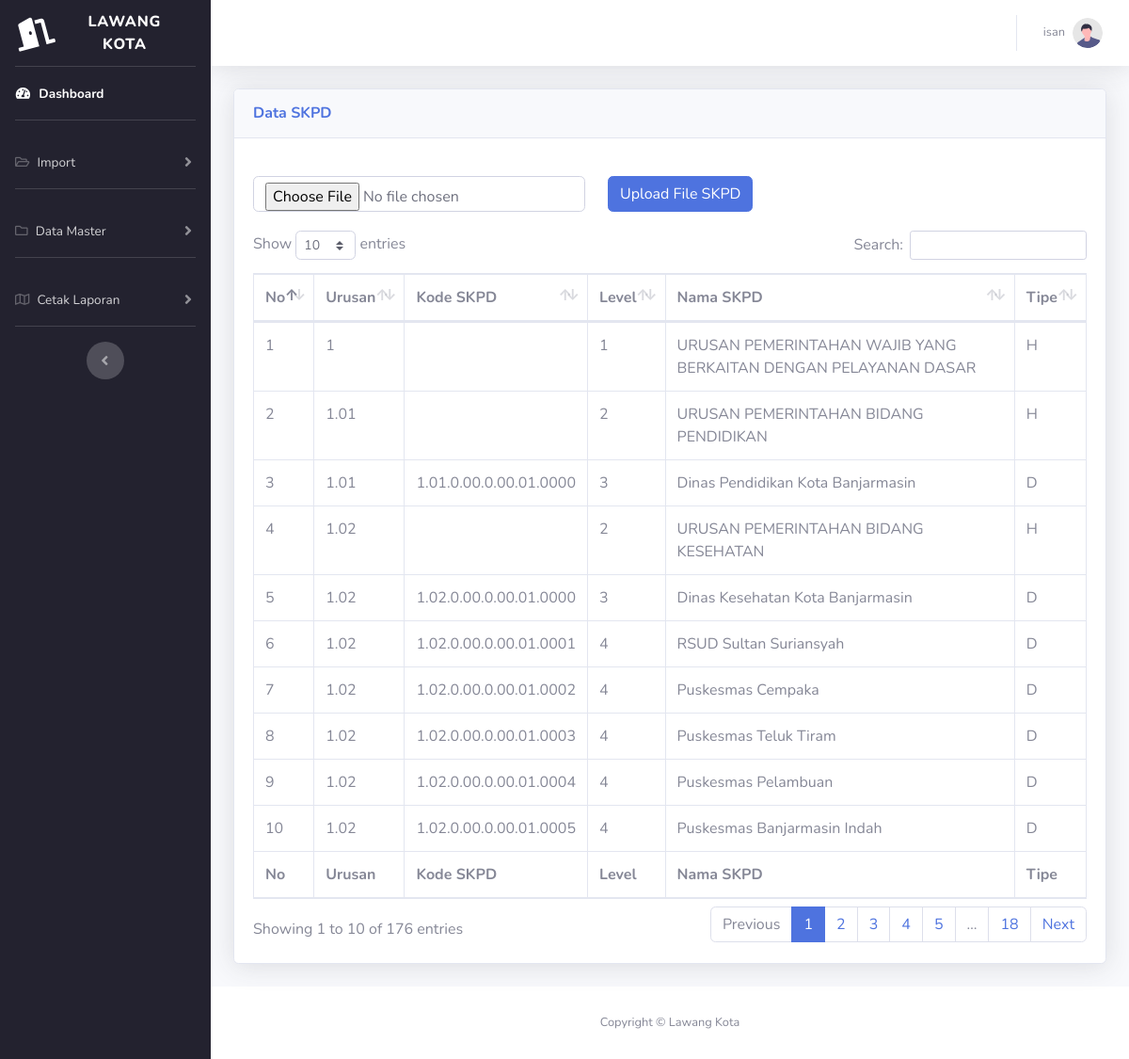
The app's page /skpd.php (signed in) with its own data.
### tables this page shows
CREATE TABLE `skpd` (
  `nomor` int(11) NOT NULL,
  `urusan` varchar(50) NOT NULL,
  `kd_skpd` varchar(50) DEFAULT NULL,
  `lvl` varchar(100) DEFAULT NULL,
  `nm_skpd` varchar(100) DEFAULT NULL,
  `tipe` varchar(10) DEFAULT NULL
);

### skpd.php (the view, shortened to what this page needs)
<!DOCTYPE html>
<html lang="en">
<head>
    <link href="vendor/fontawesome-free/css/all.min.css" rel="stylesheet" type="text/css" />
    <link href="css/sb-admin-2.min.css" rel="stylesheet" />
    <link href="vendor/datatables/dataTables.bootstrap4.min.css" rel="stylesheet" />
</head>
<body id="page-top">
    <div id="wrapper">
        <ul style="background-color:#23222f;" class="navbar-nav sidebar sidebar-dark accordion" id="accordionSidebar">
            <a class="sidebar-brand d-flex align-items-center justify-content-center" href="index.php">
                <div class="sidebar-brand-icon rotate-n-15">
                    <i class="fas fa-door-open"></i>
                </div>
                <div class="sidebar-brand-text mx-3">Lawang Kota<sup></sup></div>
            </a>
            <hr class="sidebar-divider my-0" />
            <li class="nav-item active">
                <a class="nav-link" href="index.html">
                    <i class="fas fa-fw fa-tachometer-alt"></i>
                    <span>Dashboard</span></a>
            </li>
            <hr class="sidebar-divider" />
            <li class="nav-item">
                <a class="nav-link collapsed" href="#" data-toggle="collapse" data-target="#collapseTwo" aria-expanded="true" aria-controls="collapseTwo">
                    <i class="far fa-folder-open"></i>
                    <span>Import</span>
                </a>
            </li>
            <hr class="sidebar-divider" />
            <li class="nav-item">
                <a class="nav-link collapsed" href="#" data-toggle="collapse" data-target="#collapseTwo2" aria-expanded="true" aria-controls="collapseTwo">
                    <i class="far fa-folder"></i>
                    <span>Data Master</span>
                </a>
            </li>
            <hr class="sidebar-divider" />
            <li class="nav-item">
                <a class="nav-link collapsed" href="#" data-toggle="collapse" data-target="#collapseTwo1" aria-expanded="true" aria-controls="collapseTwo">
                    <i class="far fa-map"></i>
                    <span>Cetak Laporan</span>
                </a>
            </li>
            <hr class="sidebar-divider d-none d-md-block" />
            <div class="text-center d-none d-md-inline">
                <button class="rounded-circle border-0" id="sidebarToggle"></button>
            </div>
        </ul>
        <div id="content-wrapper" class="d-flex flex-column">
            <div id="content">
                <nav class="navbar navbar-expand navbar-light bg-white topbar mb-4 static-top shadow">
                    <ul class="navbar-nav ml-auto">
                        <li class="nav-item dropdown no-arrow">
                            <a class="nav-link dropdown-toggle" href="#" id="userDropdown" role="button" data-toggle="dropdown" aria-haspopup="true" aria-expanded="false">
                                <span class="mr-2 d-none d-lg-inline text-gray-600 small"><?php echo $_SESSION['nama_pengguna']; ?></span>
                                <img class="img-profile rounded-circle" src="img/undraw_profile.svg" />
                            </a>
                        </li>
                    </ul>
                </nav>
                <div class="container-fluid">
                    <div class="card shadow mb-4">
                        <div class="card-header py-3">
                            <h6 class="m-0 font-weight-bold text-primary">Data SKPD</h6>
                        </div>
                        <div class="card-body">
                            <div style="margin: auto; width: 1183px; padding-top: 20px; padding-bottom: 20px;">
                                <form action="" method="POST" enctype="multipart/form-data" class="row g-2">
                                    <div class="col-auto">
                                        <input class="form-control" type="file" name="filexls" id="formFile" />
                                    </div>
                                    <div class="col-auto">
                                        <input type="submit" name="submit" class="btn btn-primary" value="Upload File SKPD" />
                                    </div>
                                </form>
                            </div>
                            <div class="table-responsive">
                                <table class="table table-bordered" id="dataTable" width="100%" cellspacing="0">
                                    <thead>
                                        <tr>
                                            <th style='width: 3%;'>No</th>
                                            <th>Urusan</th>
                                            <th>Kode SKPD</th>
                                            <th>Level</th>
                                            <th>Nama SKPD</th>
                                            <th>Tipe</th>
                                        </tr>
                                    </thead>
                                    <?php
                                    include "koneksi.php";
                                    $ambildata = mysqli_query($conn, "SELECT * FROM skpd");
                                    while ($tampil = mysqli_fetch_array($ambildata)) {
                                        echo "
                                            <tr>
                                            <td>$tampil[nomor]</td>
                                            <td>$tampil[urusan]</td>
                                            <td>$tampil[kd_skpd]</td>
                                            <td>$tampil[lvl]</td>
                                            <td>$tampil[nm_skpd]</td>
                                            <td>$tampil[tipe]</td>
                                            </tr>";
                                    }
                                    ?>
                                    <tfoot>
                                        <tr>
                                            <th style='width: 3%;'>No</th>
                                            <th>Urusan</th>
                                            <th>Kode SKPD</th>
                                            <th>Level</th>
                                            <th>Nama SKPD</th>
                                            <th>Tipe</th>
                                        </tr>
                                    </tfoot>
                                </table>
                            </div>
                        </div>
                    </div>
                </div>
            </div>
            <footer class="sticky-footer bg-white">
                <div class="container my-auto">
                    <div class="copyright text-center my-auto">
                        <span>Copyright &copy; Lawang Kota</span>
                    </div>
                </div>
            </footer>
        </div>
    </div>
</body>
</html>

### records on screen
skpd: nomor "1", urusan "1", lvl "1", nm_skpd "URUSAN PEMERINTAHAN WAJIB YANG BERKAITAN DENGAN PELAYANAN DASAR", tipe "H"
skpd: nomor "2", urusan "1.01", lvl "2", nm_skpd "URUSAN PEMERINTAHAN BIDANG PENDIDIKAN", tipe "H"
skpd: nomor "3", urusan "1.01", kd_skpd "1.01.0.00.0.00.01.0000", lvl "3", nm_skpd "Dinas Pendidikan Kota Banjarmasin", tipe "D"
skpd: nomor "4", urusan "1.02", lvl "2", nm_skpd "URUSAN PEMERINTAHAN BIDANG KESEHATAN", tipe "H"
skpd: nomor "5", urusan "1.02", kd_skpd "1.02.0.00.0.00.01.0000", lvl "3", nm_skpd "Dinas Kesehatan Kota Banjarmasin", tipe "D"
skpd: nomor "6", urusan "1.02", kd_skpd "1.02.0.00.0.00.01.0001", lvl "4", nm_skpd "RSUD Sultan Suriansyah", tipe "D"
skpd: nomor "7", urusan "1.02", kd_skpd "1.02.0.00.0.00.01.0002", lvl "4", nm_skpd "Puskesmas Cempaka", tipe "D"
skpd: nomor "8", urusan "1.02", kd_skpd "1.02.0.00.0.00.01.0003", lvl "4", nm_skpd "Puskesmas Teluk Tiram", tipe "D"
skpd: nomor "9", urusan "1.02", kd_skpd "1.02.0.00.0.00.01.0004", lvl "4", nm_skpd "Puskesmas Pelambuan", tipe "D"
skpd: nomor "10", urusan "1.02", kd_skpd "1.02.0.00.0.00.01.0005", lvl "4", nm_skpd "Puskesmas Banjarmasin Indah", tipe "D"

### other values on screen
$_SESSION['nama_pengguna'] "isan"
